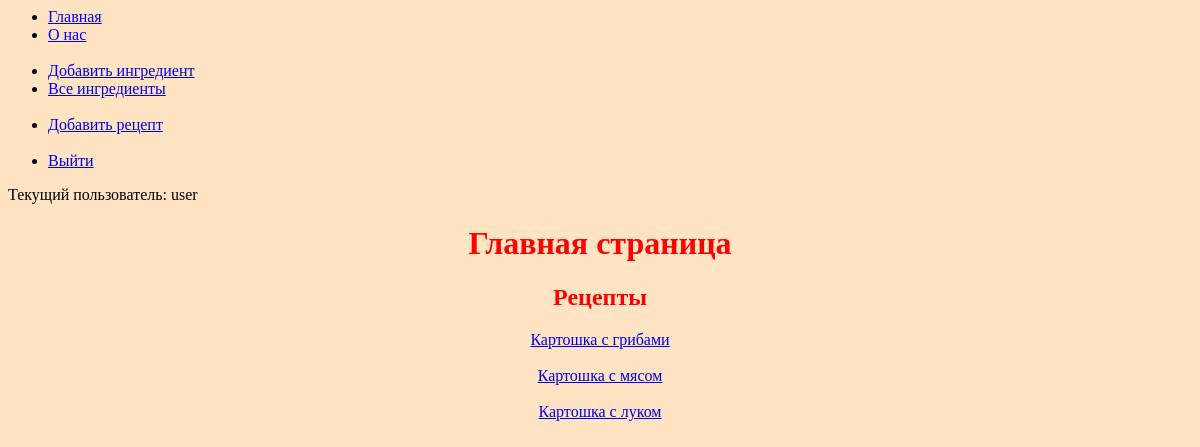
The app's page / (signed in) with its own data.
### recipe_catalog/models.py (models this page shows, shortened)
class Recipe(models.Model):
    name = models.CharField(max_length=300)
    ingredients = models.ManyToManyField(Ingredient, through="RecipeIngredient")
    desc = models.CharField(max_length=300, default="")
    author = models.ForeignKey(User, verbose_name='Автор рецепта', on_delete=models.CASCADE, null=True)

### recipe_catalog/views.py (the view)
# urls.py: path('', index, name='home'),
def index(request):
    recipe_list = Recipe.objects.all()
    template = 'recipe_catalog/index.html'
    context = {
        'recipe_list': recipe_list
    }
    return render(request, template, context)

### templates/recipe_catalog/index.html (shortened to what this page needs)
{% extends "base.html" %}
{% block content %}
    <h1 class="content">Главная страница</h1>
    <h2 class="content">Рецепты</h2>
    <div class="content">
        {% for recipe in recipe_list %}
            <a href="{% url 'recipe_catalog:recipe_detail' recipe.id %}">{{recipe.name}}</a>
            <br><br>
        {% endfor %}
    </div>
{% endblock %}

### templates/base.html (shortened to what this page needs)
<html>
<head>
    {% load static %}
    <link rel="stylesheet" href="{% static 'css/style.css' %}">
</head>
<body>
  <div>
    {% block sidebar %}
    <ul>
      <li><a href="/">Главная</a></li>
      <li><a href="/about/">О нас</a></li>
      <br>
      <li><a href="/add_ingredient/">Добавить ингредиент</a></li>
      <li><a href="/all_ingredients/">Все ингредиенты</a></li>
      <br>
      <li><a href="/add_recipe/">Добавить рецепт</a></li>
      <br>
      {% if not user.is_authenticated %}
        <li><a href="http://127.0.0.1:8000/auth/login/">Войти</a></li>
      {% else %}
        <li><a href="http://127.0.0.1:8000/auth/logout/">Выйти</a></li>
      {% endif %}
    </ul>
    <p>Текущий пользователь: {{request.user}}</p>
    {% endblock %}
  </div>
  <main>
    <div>
      {% block content %}{% endblock %}
    </div>
  </main>
</body>
</html>

### static/css/style.css (style rules this page uses)
h1 { color: red; }
h2 { color: red; }
body { background-color:bisque; }
.content { text-align: center; }

### records on screen
Recipe: name "Картошка с грибами"
Recipe: name "Картошка с мясом"
Recipe: name "Картошка с луком"

### other values on screen
{{ request.user }} "user"
